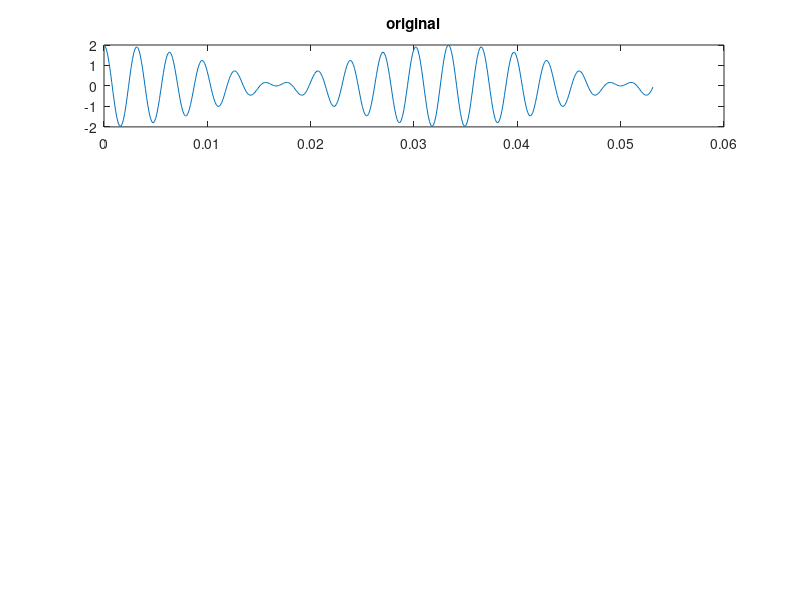

MATLAB code to generate this figure: (Note: this script raises an error after producing the figure.)
%resources: https://books.google.ca/books?id=N7QgBQAAQBAJ&pg=PA40&lpg=PA40&dq=fft+dsp+chip+computation+time&source=bl&ots=FYRRHsqchb&sig=5FZtx4Ul9XSOhE1zqcR8rhBfAqI&hl=en&sa=X&ved=0ahUKEwiCvK7rnMzNAhWrx4MKHRGDCkAQ6AEITTAI#v=onepage&q=fft%20dsp%20chip%20computation%20time&f=false
% %http://link.springer.com/chapter/10.1007%2F3-540-45675-9_83#page-1
% http://www.eed.nctu.edu.tw/files/writing/5223_ded84c73.pdf

clear All;

% Time specifications
fc = 300;                     % hertz
fs = 8000;                % samples per second for constructing the sine wave
dt = 1/fs;                   % seconds per sample
StopTime = 2 * 8 / fc;       % seconds
t = (0:dt:StopTime-dt);     % seconds

%ov is original voice
% Sine wave:

%generate compound test signal
% y = 0;
% for i = 300: 1 : 300 %300 Hz only right now
%     y = y + cos(2*pi*fc*i*t);
% end

y = cos(2*pi*fc*t) + cos(2*pi*330*t);
y = y';

% [y, fs] = audioread('y.wav');
% y = y(:,1);
% info = audioinfo('y.wav');
% t = 0:seconds(1/fs):seconds(info.Duration);
% t = t(1:end-1);

subplot(4,1,1);
plot(t,y);
title('original');

%y = hilbert(y); %make analytical signal
%subplot(4,1,2);
%plot(t,y);
%title('hilbert');


%samples_for_cycle = fs / fc; %unit is samples taken to complete one wavecycle
%d = int32(0.34 * samples_for_cycle); %unit is samples
%latency = double(d) / fs; %seconds

windowsize = 128;
fftsize = windowsize;
wshft = 1; %samples to advance the sliding window by

w = ones(windowsize,1); %windowing function
%w = hamming(windowsize);

stft_matrix = stft(y,w,wshft,fftsize);  %matrix containing all the individual frequency points for all window slides
                                    %to optimize to use actual sliding FFT, and not matrix

freq_pos = 0:fs/fftsize:fs/2; % frequency vector from 0 to the Nyquist
latency = 0; %our test value in seconds
                                    
%time_shift is a column vector with length == number of freq bins
[freq_range, time_shift] = get_fifo_time_shift_vector_pos(freq_pos, latency);

%Apply fifo matrix shift
    %Since each row in stft_matrix is 1 sample in time
    %convert time_shift to sample_shift to get the number of samples to
    %shift by

time_shift(1) = time_shift(2) * 2;
sample_shift = int32(time_shift * fs);

shifted_matrix = zeros(size(stft_matrix));
%shift each sample in the matrix by sample_shift amount
matrix_size = size(stft_matrix);
for c = 1:matrix_size(2)
    for r = 1:(matrix_size(1) - sample_shift(c))
        shifted_matrix(r + sample_shift(c),c) = stft_matrix(r,c);
    end
end

%zero out garbage data

% for c = 1:matrix_size(2)
%     stft_matrix(1:sample_shift(c),c) = zeros(sample_shift(c), 1);
% end
%  


istft_matrix = zeros(size(shifted_matrix)); %init with zeros

for r = 1 : 1 : size(shifted_matrix, 1)
    istft_matrix(r,:) = ifft(shifted_matrix(r,:),fftsize);
end


wcenter = floor(windowsize/2);
wstart = wcenter;
if wshft > 1
    wstart = floor(wcenter - wshft / 2);
end

yi = zeros(length(y),1);
yindex = 0; 

for r = 1: 1 : size(istft_matrix,1)
    %reconstruct time domain signal
    yi(yindex + 1 : yindex + wshft) = istft_matrix(r,wstart:(wstart-1)+wshft);
    yindex = yindex + wshft;
end



subplot(4,1,3);
plot(t,yi);
title('yi');

%add latency to the anti-voice relative to the input signal, and mix
%result = y(1+d:length(y)) + yi(1:length(yi) - d);
result = y(wcenter:length(y) -1)  + yi(1:length(yi) - wcenter);

subplot(4,1,4);
plot(t(1:length(result)),result);
title('original + yi signal');

%plot(t, y, 'r');
%hold off;

%audiowrite('y.wav', (yi),fs);
audiowrite('yi.wav', (yi),fs);
audiowrite('yr.wav', (result),fs);

avgy = mean(abs(y));
avgyi = mean(abs(yi));
avgyr = mean(abs(result));